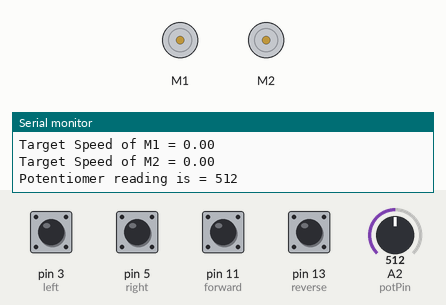
This sketch was run on a simulated Arduino Uno, built with avr-gcc and run on an emulated ATmega328P. On the bench: 2 × DC motor (green arrow = forward, orange = backward, longer = faster), the last lines printed to the serial monitor. Inputs (shaded band) come from the test bench; at power-on: pin 3 (left), pin 5 (right), pin 11 (forward), pin 13 (reverse) HIGH, A2 (potPin) = 512.

Above: at 1.2 s.
1.3 s: pin 3 (left) pulled LOW for 1 s
At 1.78 s:
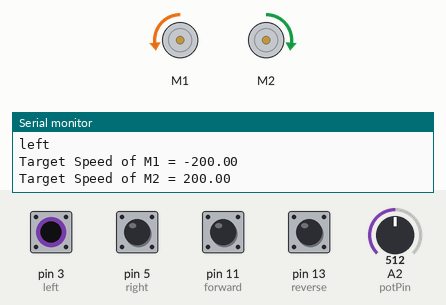
At 2.4 s:
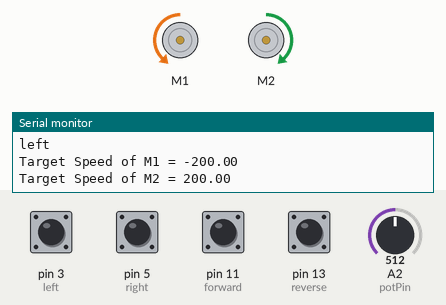
4.3 s: pin 11 (forward) pulled LOW for 0.15 s
7.3 s: pin 5 (right) pulled LOW for 1 s
At 7.77 s:
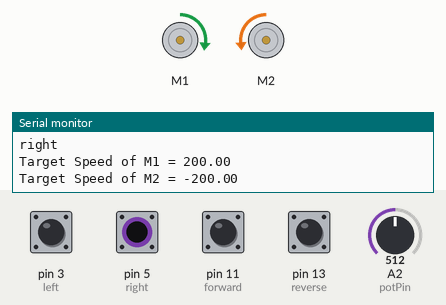
10.3 s: pin 13 (reverse) pulled LOW for 0.15 s
13.3 s: pin 13 (reverse) pulled LOW for 1 s
At 13.76 s:
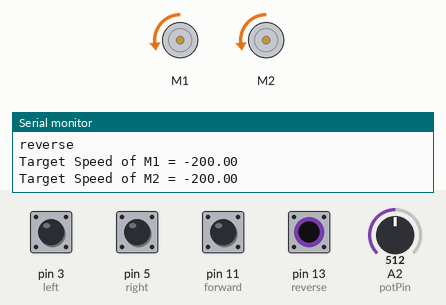
16.3 s: pin 3 (left) pulled LOW for 0.15 s
Timing chart, 0 to 20.2 s (numbered marks = the images above; inputs shaded):
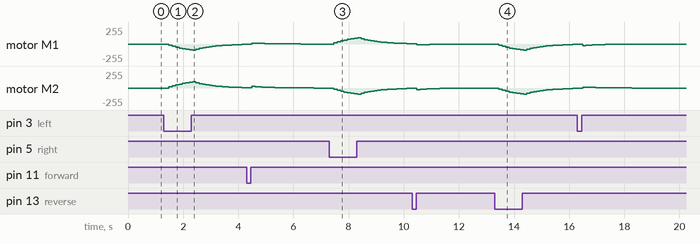

Measured:
- after the input at 1.3 s, motor M1: stopped → backward 19/255 after 0.18 s, → backward 35/255 0.12 s later, → backward 49/255 0.12 s later, → backward 60/255 0.12 s later, … (24 changes in this stretch); motor M2: rises from stopped to forward 92/255 in 0.87 s, then falls to forward 6/255 in 1.9 s
- after the input at 7.3 s, motor M1: rises from stopped to forward 92/255 in 0.87 s, then falls to forward 6/255 in 1.9 s; motor M2: stopped → backward 18/255 after 0.16 s, → backward 34/255 0.12 s later, → backward 48/255 0.12 s later, → backward 60/255 0.12 s later, … (24 changes in this stretch)
- after the input at 13.3 s, motor M1, motor M2: stopped → backward 19/255 after 0.15 s, → backward 35/255 0.13 s later, → backward 49/255 0.13 s later, → backward 60/255 0.13 s later, … (24 changes in this stretch)

The sketch:

Joe_Motor_Code.ino
```cpp
#include "DualVNH5019MotorShield.h"


//---for the 4 main switches of the joystick and the potentiometer---
const int forward = 11;
const int reverse = 13;
const int left = 3;
const int right = 5;

//---for the potentiometer
const byte potPin = A2;         // set potentiometer pin to Analog 0
int potValue;                   // defining the usable potentiometer reading

//---for global variables, constants---
float maxSpeed; // Variable to store the value of the max speed
const float diagRate = 0.35; // Variable used to set the turning radius of diagonal turns
float error1;  // Variable used to store the difference between the current speed and the target speed of Motor 1
float error2;  // Variable used to store the difference between the current speed and the target speed of Motor 2

const float accelRate = .15;  // Rate for change in acceleration
const float maxSpeedJump = 60;  // Largest increment that the current speed can change per unit time on either of the two motors

float currSpeed1 = 0; // Variable to store current speed of motor 1
float currSpeed2 = 0; // Variable to store current speed of motor 2
float targetSpeed1;  // Variable to store desired speed of motor 1
float targetSpeed2;  // Variable to store desired speed of motor 2

byte forwardState;   // Record state of forward switch
byte reverseState;  // Record state of reverse switch
byte leftState;    // Record state of left switch
byte rightState;  // Record state of right switch

DualVNH5019MotorShield m;

void setup() {
  m.init();

  pinMode(forward,INPUT_PULLUP);  // Pin connected to 5V through an internal pullup resistor(default reading is HIGH)
  pinMode(reverse,INPUT_PULLUP);  // Same thing as above: when switch is pressed, it connects to ground (and reads LOW)
  pinMode(left,INPUT_PULLUP); // Same thing as above
  pinMode(right,INPUT_PULLUP);  // Same thing as above

  m.setM1Speed(0);  // Set motor 1 to full coast(zero speed) when no switch is pressed
  m.setM2Speed(0);  // Set motor 2 to full coast(zero speed)

  Serial.begin(9600); // Open the serial port at 9600 bps
}

void loop() {

  readPotentiometer();
  checkSwitches();  // Checks which of the four switches was pressed on the joystick
  changeSpeed();  // Changes the speed of each motor by comparing the current and target speeds
}

// Value read from potentiometer
// ranging from 0 to 1023
void readPotentiometer(){

  potValue = analogRead(potPin);
  maxSpeed = map(potValue, 0, 1023, 0, 400);

  Serial.print("Potentiomer reading is = ");
  Serial.println(potValue);
  Serial.print("Max speed is  = ");
  Serial.println(maxSpeed);
}

/* checks to see which switch is being pressed
*  stores the target speed of each motor
*  and prints the direction
 */
void checkSwitches(){

  forwardState = digitalRead(forward);  // HIGH is the same as off(depressed) and LOW is the same as on(pressed)
  reverseState = digitalRead(reverse);
  leftState = digitalRead(left);
  rightState = digitalRead(right);

   if(!digitalRead(left) && digitalRead(forward) && digitalRead(reverse) && digitalRead(right)) // Left turn
  {
    targetSpeed1 = -1 * maxSpeed;
    targetSpeed2 = maxSpeed;
    Serial.println("left");
  }
   else if(!digitalRead(left) && !digitalRead(forward) && digitalRead(reverse) && digitalRead(right))//(leftState == LOW && forwardState == LOW && reverseState == HIGH && rightState == HIGH) // Up-Left turn
    {
      targetSpeed1 = maxSpeed * diagRate;
      targetSpeed2 = maxSpeed;
      Serial.println("up_left");
    }
   else if(!digitalRead(left) && digitalRead(forward) && !digitalRead(reverse) && digitalRead(right))//(leftState == LOW && forwardState == HIGH && reverseState == LOW && rightState == HIGH) // Down-Left turn
    {
      targetSpeed1 = -1 * maxSpeed * diagRate;
      targetSpeed2 = -1 * maxSpeed;
      Serial.println("down_left");
    }
   else if(digitalRead(left) && digitalRead(forward) && digitalRead(reverse) && !digitalRead(right))//(leftState == HIGH && forwardState == HIGH && reverseState == HIGH && rightState == LOW)  // Right turn
    {
      targetSpeed1 = maxSpeed;
      targetSpeed2 = -1 * maxSpeed;
      Serial.println("right");
    }
  else if(digitalRead(left) && !digitalRead(forward) && digitalRead(reverse) && !digitalRead(right))//(leftState == HIGH && forwardState == LOW && reverseState == HIGH && rightState == LOW)  // Up-Right turn
    {
      targetSpeed1 = maxSpeed;
      targetSpeed2 = maxSpeed * diagRate;
      Serial.println("up_right");
    }
  else if(digitalRead(left) && digitalRead(forward) && !digitalRead(reverse) && !digitalRead(right))//(leftState == HIGH && forwardState == HIGH && reverseState == LOW && rightState == LOW)  // Down-Right turn
    {
      targetSpeed1 = -1 * maxSpeed;
      targetSpeed2 = -1 * maxSpeed * diagRate;
      Serial.println("down_right");
    }
  else if(digitalRead(left) && !digitalRead(forward) && digitalRead(reverse) && digitalRead(right))//(leftState == HIGH && forwardState == LOW && reverseState == HIGH && rightState == HIGH) // Forwards(Up)
    {
      targetSpeed1 = maxSpeed;
      targetSpeed2 = maxSpeed;
      Serial.println("forward");
    }
    else if(digitalRead(left) && digitalRead(forward) && !digitalRead(reverse) && digitalRead(right))//(leftState == HIGH && forwardState == HIGH && reverseState == LOW && rightState == HIGH) // Reverse(Down)
    {
      targetSpeed1 = -1 * maxSpeed;
      targetSpeed2 = -1 * maxSpeed;
      Serial.println("reverse");
    }
    else  // Idle state and all other exceptions are taken care of by this
    {
      targetSpeed1 = 0;
      targetSpeed2 = 0;
     // m.setM1Speed(0); //m.setM1Brake(0);
     // m.setM2Speed(0); // m.setM2Brake(0);
      Serial.println("else");
    }

  Serial.print("Target Speed of M1 = ");
  Serial.println(targetSpeed1);
  Serial.print("Target Speed of M2 = ");
  Serial.println(targetSpeed2);
}

//---changes the speed of each motor based on the previous direction
void changeSpeed(){

     /* if(currSpeed1 < targetSpeed1)  // Accelerate in the positive direction if current speed of motor 1 is smaller than the target speed
        {
         currSpeed1 += accelRate;
         m.setM1Speed(currSpeed1);
        }
      else if(targetSpeed1 < currSpeed1)  // Accelerate in the negative direction if current speed of motor 1 is greater than the target speed
        {
         currSpeed1 -= accelRate;
         m.setM1Speed(currSpeed1);
        }
      else  // Do nothing if the current speed of motor 1 is the same as the target speed
        currSpeed1 = currSpeed1;

      if(currSpeed2 < targetSpeed2)  // Accelerate in the positive direction if current speed of motor 2 is smaller than the target speed
        {
           currSpeed2 += accelRate;
           m.setM2Speed(currSpeed2);
        }
      else if(targetSpeed2 < currSpeed2)  // Accelerate in the negative direction if current speed of motor 2 is greater than the target speed
        {
          currSpeed2 -= accelRate;
          m.setM2Speed(currSpeed2);
        }
      else  // Do nothing if the current speed of motor 2 is the same as the target speed
        currSpeed2 = currSpeed2;

  Serial.print("Current Speed of M1 = ");
  Serial.println(currSpeed1);
  Serial.print("Current Speed of M2 = ");
  Serial.println(currSpeed2);
  */
  error1 = currSpeed1 - targetSpeed1;
  error2 = currSpeed2 - targetSpeed2;

  if((error1 * accelRate) >= maxSpeedJump) // Checks to see if the product of the acceleration rate and the error are larger than the maxSpeedJump value; if so then the change in speed is capped by the value of maxSpeedJump
    {
      currSpeed1 = currSpeed1 - maxSpeedJump;
      m.setM1Speed(currSpeed1);
    }
    else if((error1 * accelRate) <= (-1 * maxSpeedJump))  // Checks to see if the product of the acceleration rate and the error are smaller than the negative maxSpeedJump value; if so then the change in speed is capped by the value of maxSpeedJump
    {
      currSpeed1 = currSpeed1 + maxSpeedJump;
      m.setM1Speed(currSpeed1);
    }
    else if(currSpeed1 != targetSpeed1)  // Accelerate either in the positive or negative direction for motor 1 based on the sign of the error
    {
      currSpeed1 = currSpeed1 - (accelRate * error1);
      m.setM1Speed(currSpeed1);
    }
  else  // Do nothing if the current speed of motor 1 is the same as the target speed
    currSpeed1 = currSpeed1;

   if((error2 * accelRate) >= maxSpeedJump) // Checks to see how large of a speed change will occur for motor 2 and limits the max change to 90 per increment
   {
      currSpeed2 = currSpeed2 - maxSpeedJump;
      m.setM2Speed(currSpeed2);
   }
   else if((error2 * accelRate) <= (-1 * maxSpeedJump))
   {
      currSpeed2 = currSpeed2 + maxSpeedJump;
      m.setM2Speed(currSpeed2);
   }

  else if(currSpeed2 != targetSpeed2) // Accelerate either in the positive or negative direction for motor 2 based on the sign of the error
  {
    currSpeed2 = currSpeed2 - (accelRate * error2);
    m.setM2Speed(currSpeed2);
  }
  else
    currSpeed2 = currSpeed2;  // Do nothing if the current speed of motor 2 is the same as the target speed

}
```
